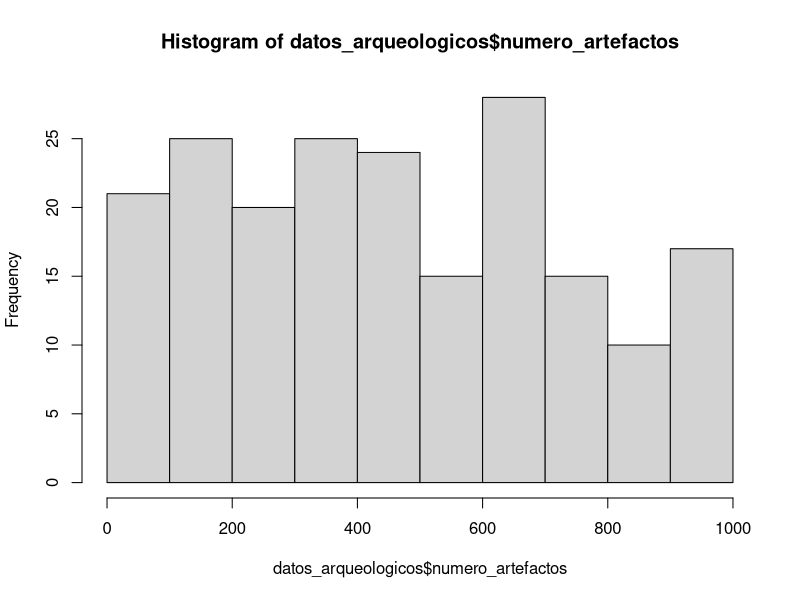
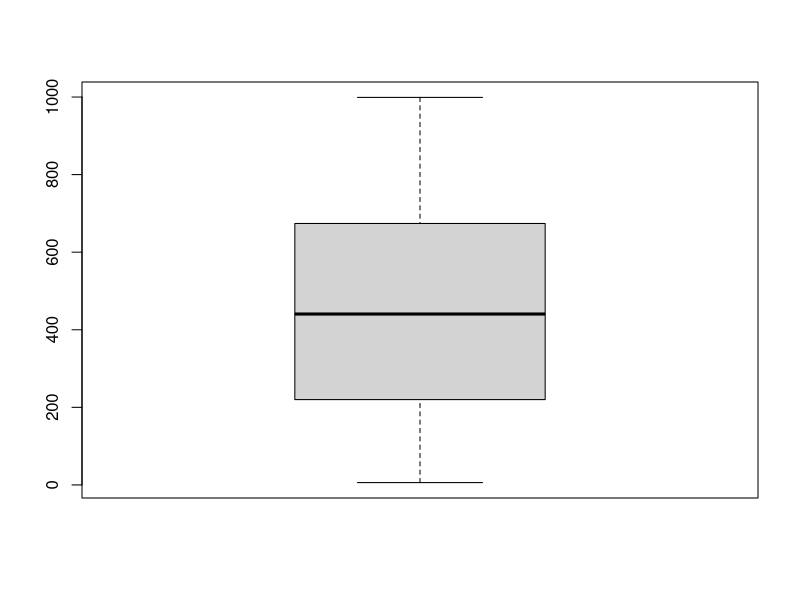

These charts were generated, in order, by the following R code: (Note: this script raises an error after producing the figures.)
#Practica 5.
#Manuel Tristán Martín Ruiz

#Ej.1
set.seed(123)

n_registros <- 200

yacimientos <- sample(paste0("Site", 1:10),n_registros, replace = TRUE)
tipo_artefactos <- sample(c("Pottery","Tools","Jewerly","Weapons"), n_registros, replace = TRUE)
numero_artefactos <- sample(1:1000, n_registros, replace = TRUE)
contexto <- sample(c("Habitacional","Funerario","Otros"), n_registros, replace = TRUE)
latitud <- sample(0:90, n_registros, replace = TRUE)
longitud <- sample(-180:180, n_registros, replace = TRUE)

datos_arqueologicos <- data.frame(
  yacimientos = yacimientos,
  tipo_artefactos = tipo_artefactos,
  numero_artefactos = numero_artefactos,
  contexto = contexto,
  latitud = latitud,
  longitud =longitud
)
print(datos_arqueologicos)
View(datos_arqueologicos)

#Ej.2
media_numero_artefactos <- mean(datos_arqueologicos$numero_artefactos)
print(media_numero_artefactos)

primer_cuartil <- quantile(datos_arqueologicos$numero_artefactos, probs = 0.25)
print(primer_cuartil)
segundo_cuartil <- quantile(datos_arqueologicos$numero_artefactos, probs = 0.5)
print(segundo_cuartil)
tercer_cuartil <- quantile(datos_arqueologicos$numero_artefactos, probs = 0.75)
print(tercer_cuartil)
cuarto_cuartil <- quantile(datos_arqueologicos$numero_artefactos, probs = 1)
print(cuarto_cuartil)

#Ej.3
hist(datos_arqueologicos$numero_artefactos)
mean(datos_arqueologicos$numero_artefactos)
median(datos_arqueologicos$numero_artefactos)
#Al ser la media y la mediana iguales, hablamos de una distribución de frecuencias simétrica o normal. 

#Ej.4
library(ggplot2)
boxplot(datos_arqueologicos$numero_artefactos)
#Los cuantiles antes calculados Q1, Q2, Q3 y Q4 muestran que estamos ante una distribución simétrica, distibuidos grosso modo, un cuarto de los datos por debajo del 25%, un cuarto de los datos por encima del 75% y la mitad de los datos entre Q1 y Q2

#Ej.5 Sin terminar. 
datos_arqueologicos$yacimientos <- factor(datos_arqueologicos$yacimientos, levels = paste0("Site", 1:10))
agregado_num_arte_yacimiento <- aggregate(numero_artefactos ~ yacimientos, data = datos_arqueologicos, FUN = mean)
max_agregado_num_artefactos 

barplot(table(datos_arqueologicos$numero_artefactos,datos_arqueologicos$yacimientos), main = "Número medio de artefactos")

#Ej.6
ggplot(datos_arqueologicos, aes(x = longitud, y = latitud)) +
  geom_bin2d() +
  labs(title = "Mapa de calor de artefactos", x = "Longitud", y = "Latitud")

#Ej.7
artefactos_totales <- sum(datos_arqueologicos$numero_artefactos)
print(artefactos_totales)

#Ej.8
mediana_artefactos <- median(datos_arqueologicos$numero_artefactos)
print(mediana_artefactos)

#Ej.9
desviacion_estandar_artefactos <- sd(datos_arqueologicos$numero_artefactos)
print(desviacion_estandar_artefactos)

#Ej.10
which.max(datos_arqueologicos$numero_artefactos)

#Ej.11
tabla_resumen <- data.frame(
  media = media_numero_artefactos,
  mediana = mediana_artefactos,
  desviacion_estandar = desviacion_estandar_artefactos
)
print(tabla_resumen)
View(tabla_resumen)

#Ej.12
boxplot(numero_artefactos~yacimientos,  
        main = "Artefactos por yacimiento", 
        xlab = "Yacimientos", 
        ylab = "Número de artefactos")

